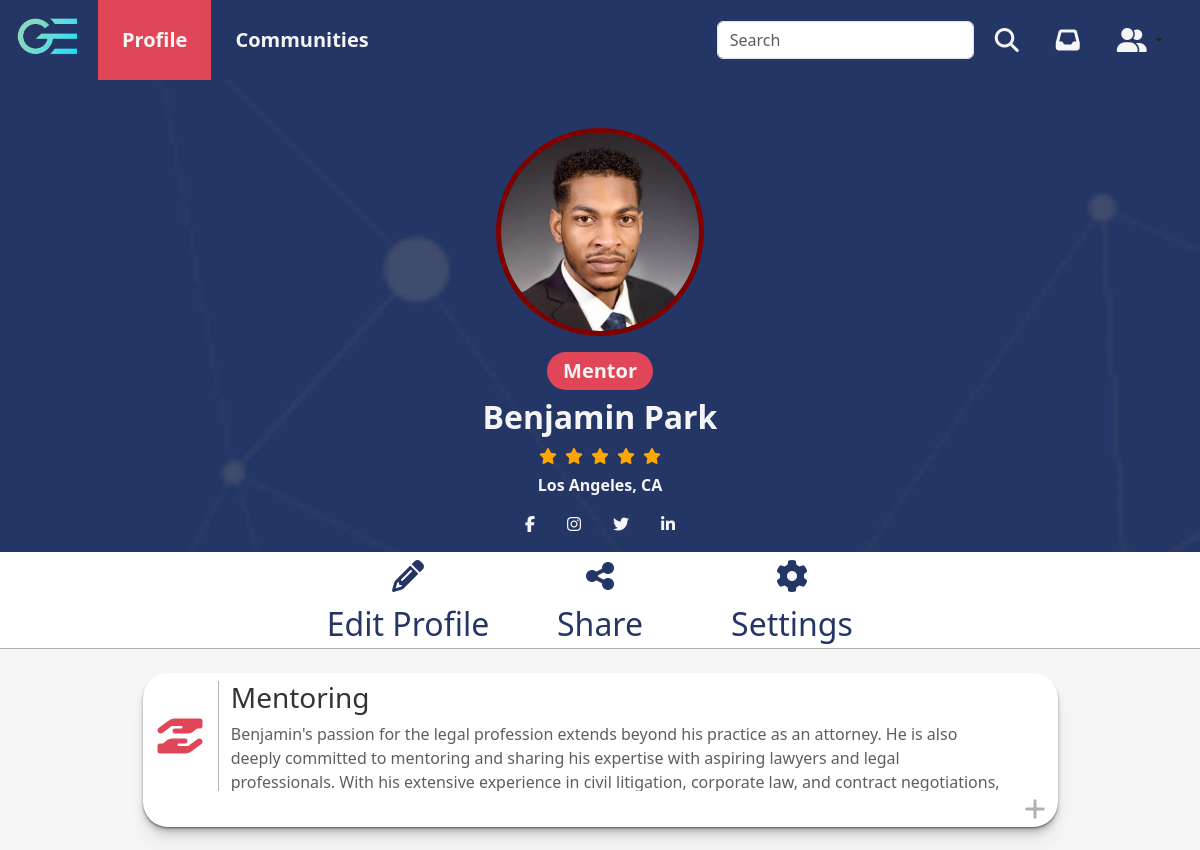
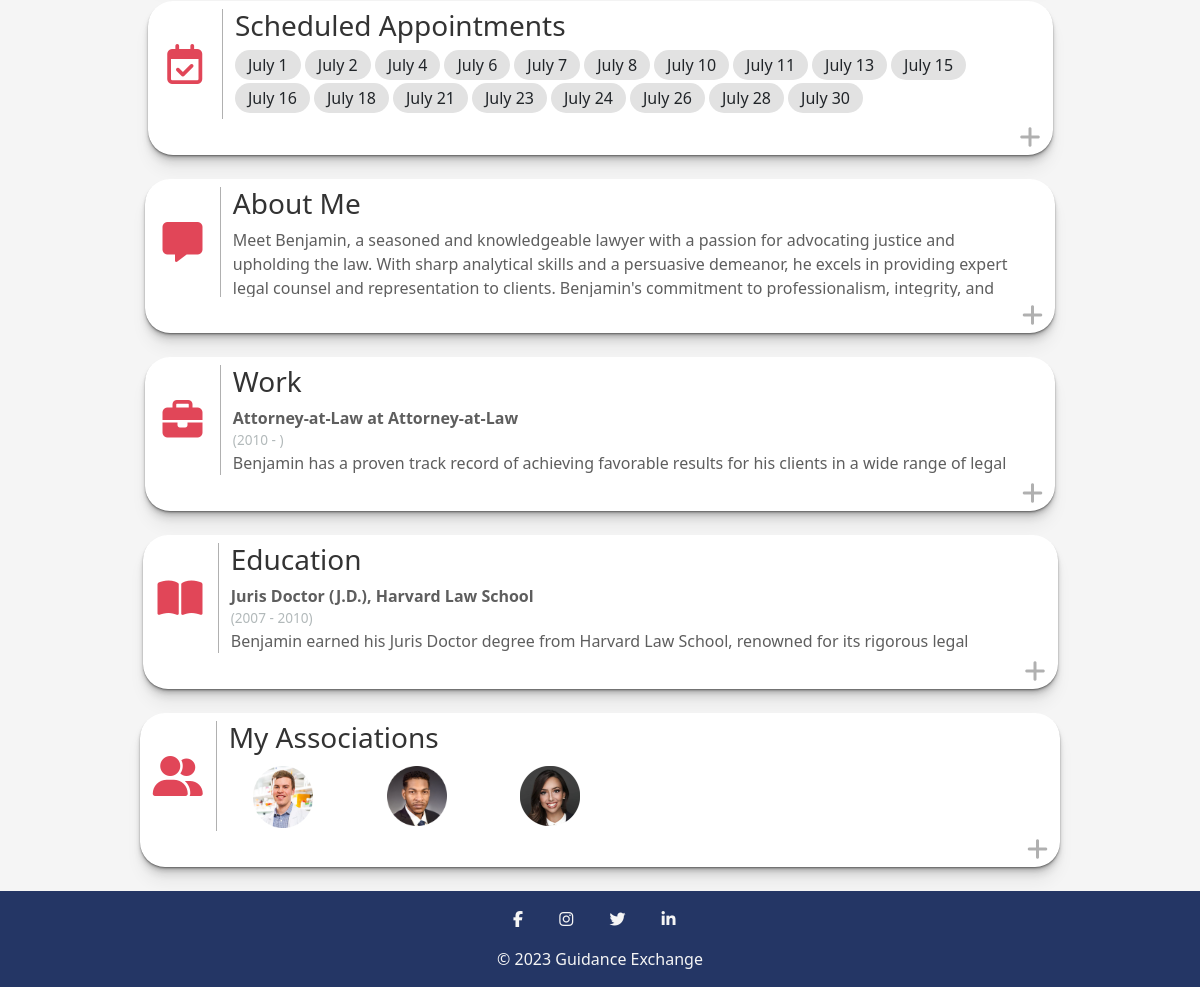
Screenshot of /profile.php?profileID=2 (signed in) with the database file from the repository (2 pictures, top to bottom).
### tables this page shows
CREATE TABLE UserData_t (
  UserID INT(9) NOT NULL,
  FirstName VARCHAR(255) NOT NULL,
  LastName VARCHAR(255) NOT NULL,
  FullName VARCHAR(255) NOT NULL,
  ProfilePicture VARCHAR(255),
  ProfilePictureBorder VARCHAR(255),
  ProfilePictureBackground VARCHAR(255),
  Rating INT(1),
  LocationCity VARCHAR(255),
  LocationState VARCHAR(255),
  Facebook VARCHAR(255),
  Twitter VARCHAR(255),
  Instagram VARCHAR(255),
  LinkedIn VARCHAR(255),
  Mentoring LONGTEXT,
  AboutMe LONGTEXT,
  WorkTitle VARCHAR(255),
  WorkLocation VARCHAR(255),
  WorkStartDate DATE,
  WorkEndDate DATE,
  WorkDescription LONGTEXT,
  EducationDegree VARCHAR(255),
  EducationLocation VARCHAR(255),
  EducationStartDate DATE,
  EducationEndDate DATE,
  EducationDescription LONGTEXT,
  Associations VARCHAR(255),
  CONSTRAINT UserData_t_PK PRIMARY KEY (UserID),
  CONSTRAINT UserData_t_FK1 FOREIGN KEY (UserID) REFERENCES Auth_t(UserID)
);

### profile.php (the view, shortened to what the rows shown need)
<!DOCTYPE html>
<html lang="en">
<head>
  <link href="assets/fontawesome/css/fontawesome.css" rel="stylesheet">
  <link href="assets/fontawesome/css/brands.css" rel="stylesheet">
  <link href="assets/fontawesome/css/solid.css" rel="stylesheet">
  <link href="assets/bootstrap/css/bootstrap.min.css" rel="stylesheet" />
  <link rel="stylesheet" href="css/profile.css" />
  <link rel="stylesheet" href="css/main.css" />
</head>
  <?php
  include('includes/session.inc.php');
  $profileID = $_GET['profileID'];
  ?>
<body>
  <?php
  $sqlAuth = "SELECT * FROM `Auth_t` WHERE `UserID` = $profileID";
  $resultAuth = mysqli_query($con, $sqlAuth);
  while ($auth = mysqli_fetch_assoc($resultAuth)) {
    $mentorStatus = $auth['MentorStatus'];
  }
  $sql = "SELECT * FROM `UserData_t` WHERE `UserID` = $profileID";
  $result = mysqli_query($con, $sql);
  while ($profile = mysqli_fetch_assoc($result)) {
    $firstName = $profile['FirstName'];
    $lastName = $profile['LastName'];
    $profilePicture = $profile['ProfilePicture'];
    $profilePictureBorder = $profile['ProfilePictureBorder'];
    $profilePictureBackground = $profile['ProfilePictureBackground'];
    $rating = $profile['Rating'];
    $city = $profile['LocationCity'];
    $state = $profile['LocationState'];
    $facebook = $profile['Facebook'];
    $twitter = $profile['Twitter'];
    $instagram = $profile['Instagram'];
    $linkedIn = $profile['LinkedIn'];
    $mentoring = $profile['Mentoring'];
    $aboutMe = $profile['AboutMe'];
    $workTitle = $profile['WorkTitle'];
    $workTitleArray = explode(";", $workTitle ?? '');
    $workLocation = $profile['WorkLocation'];
    $workLocationArray = explode(";", $workTitle ?? '');
    $workStartDate = $profile['WorkStartDate'];
    $workStartDateArray = explode(";", $workStartDate ?? '');
    $workEndDate = $profile['WorkEndDate'];
    $workEndDateArray = explode(";", $workEndDate ?? '');
    $workDescription = $profile['WorkDescription'];
    $workDescriptionArray = explode(";", $workDescription ?? '');
    $educationDegree = $profile['EducationDegree'];
    $educationDegreeArray = explode(";", $educationDegree ?? '');
    $educationLocation = $profile['EducationLocation'];
    $educationLocationArray = explode(";", $educationLocation ?? '');
    $educationStartDate = $profile['EducationStartDate'];
    $educationStartDateArray = explode(";", $educationStartDate ?? '');
    $educationEndDate = $profile['EducationEndDate'];
    $educationEndDateArray = explode(";", $educationEndDate ?? '');
    $educationDescription = $profile['EducationDescription'];
    $educationDescriptionArray = explode(";", $educationDescription ?? '');
    $profileAssociations = $profile['Associations'];
    $profileAssociationsArray = explode(";", $profileAssociations ?? '');
  }
  if ($userID == $profileID && $mentorStatus == true) {
    $sqlScheduledAppointments = "SELECT `AppointmentTime`,`SchedulerID` FROM `Appointments_t` WHERE `MentorID` = 1 AND `SchedulerID` IS NOT NULL";
    $resultScheduledAppointments = mysqli_query($con, $sqlScheduledAppointments);
    $scheduledAppointmentsArray = array();
    while ($scheduledAppointments = mysqli_fetch_assoc($resultScheduledAppointments)) {
      $appointmentDateTime = $scheduledAppointments['AppointmentTime'];
      $appointmentDate = explode(" ", $appointmentDateTime)[0];
      $appointmentTime = explode(" ", $appointmentDateTime)[1];
      $scheduledAppointmentsArray[] = array($appointmentDate, $appointmentTime, $scheduledAppointments['SchedulerID']);
    }
    sort($scheduledAppointmentsArray);
  }
  $state_abbreviations = array(
    'AL' => 'Alabama', 'AK' => 'Alaska', 'AZ' => 'Arizona', 'AR' => 'Arkansas', 'CA' => 'California', 'CO' => 'Colorado',
    'CT' => 'Connecticut', 'DE' => 'Delaware', 'FL' => 'Florida', 'GA' => 'Georgia', 'HI' => 'Hawaii', 'ID' => 'Idaho',
    'IL' => 'Illinois', 'IN' => 'Indiana', 'IA' => 'Iowa', 'KS' => 'Kansas', 'KY' => 'Kentucky', 'LA' => 'Louisiana',
    'ME' => 'Maine', 'MD' => 'Maryland', 'MA' => 'Massachusetts', 'MI' => 'Michigan', 'MN' => 'Minnesota', 'MS' => 'Mississippi',
    'MO' => 'Missouri', 'MT' => 'Montana', 'NE' => 'Nebraska', 'NV' => 'Nevada', 'NH' => 'New Hampshire', 'NJ' => 'New Jersey',
    'NM' => 'New Mexico', 'NY' => 'New York', 'NC' => 'North Carolina', 'ND' => 'North Dakota', 'OH' => 'Ohio', 'OK' => 'Oklahoma',
    'OR' => 'Oregon', 'PA' => 'Pennsylvania', 'RI' => 'Rhode Island', 'SC' => 'South Carolina', 'SD' => 'South Dakota', 'TN' => 'Tennessee',
    'TX' => 'Texas', 'UT' => 'Utah', 'VT' => 'Vermont', 'VA' => 'Virginia', 'WA' => 'Washington', 'WV' => 'West Virginia',
    'WI' => 'Wisconsin', 'WY' => 'Wyoming', 'DC' => 'District of Columbia'
  );
  echo '<section class="photo-section pt-5 pb-3" style="background-image: url(&#39;img/' . $profilePictureBackground . '&#39;); background-attachment: fixed; background-size: cover;">';
  echo '<div class="container-fluid flex-column">';
  if ($profilePictureBorder == null) {
    if ($profilePicture == null) {
      echo '<img class="profile-photo mb-3" style="border-color: #008a0e;" src="img/blank-profile-image.png" alt="' . $firstName . ' ' . $lastName . ' Profile Photo">';
    } else {
      echo '<img class="profile-photo mb-3" style="border-color: #008a0e;" src="upload/' . $profilePicture . '" alt="' . $firstName . ' ' . $lastName . ' Profile Photo">';
    }
  } else {
    if ($profilePicture == null) {
      echo '<img class="profile-photo mb-3" style="border-color: #008a0e;" src="img/blank-profile-image.png" alt="' . $firstName . ' ' . $lastName . ' Profile Photo">';
    } else {
      echo '<img class="profile-photo mb-3" style="border-color: ' . $profilePictureBorder . ';" src="upload/' . $profilePicture . '" alt="' . $firstName . ' ' . $lastName . ' Profile Photo">';
    }
  }
  if ($mentorStatus == true) {
    echo '<div class="mentor-tag mb-2">';
    echo '<p class="py-1 px-3 m-0">Mentor</p>';
    echo '</div>';
  }
  echo '<h1 class="profile-name mb-2">' . $firstName . ' ' . $lastName . '</h1>';
  if ($rating != null) {
    echo '<div class="flex-row">';
    for ($x = 1; $x <= $rating; $x++) {
      echo '<i class="fa-solid fa-star filled px-1"></i>';
    }
    echo '</div>';
  }
  if ($city != null) {
    echo '<h2 class="city-name mt-2 mb-3">' . $city;
    if ($state != null) {
      $abbreviation = array_search($state, $state_abbreviations);
      echo ', ' . $abbreviation . '</h2>';
    } else {
      echo '</h2>';
    }
  } elseif ($state != null) {
    echo '<h2 class="city-name mt-2 mb-3">' . $state . '</h2>';
  }
  if ($facebook or $instagram or $twitter or $linkedIn != null) {
    echo '<div class="mb-0">';
    if ($facebook != null) {
      echo '<a href="https://www.facebook.com/' . $facebook . '" class="mx-3"><i class="fa fa-facebook"></i></a>';
    }
    if ($instagram != null) {
      echo '<a href="https://www.instagram.com/' . $instagram . '" class="mx-3"><i class="fa fa-instagram"></i></a>';
    }
    if ($twitter != null) {
      echo '<a href="https://www.twitter.com/' . $twitter . '" class="mx-3"><i class="fa fa-twitter"></i></a>';
    }
    if ($linkedIn != null) {
      echo '<a href="https://www.linkedin.com/in/' . $linkedIn . '" class="mx-3"><i class="fa fa-linkedin"></i></a>';
    }
    echo '</div>';
  }
  echo '</div>';
  echo '</section>';
  if ($userID == $profileID) {
    echo '<section class="profile__buttons-section d-flex justify-content-center">';
    echo '<div class="container text-center row profile__buttons_links">';
    echo '</div>';
    echo '</section>';
  }
  echo '<section class="content-section pt-4">';
  if ($mentoring != null) {
    echo '<div class="container-fluid pb-4">';
    echo '<div class="row align-items-start profile-section pt-2">';
    echo '<div class="col-1 d-flex align-items-center justify-content-center profile-icon">';
    echo '<i class="fa-solid fa-hand-holding-hand"></i>';
    echo '</div>';
    echo '<div class="col-11 profile-wrap">';
    echo '<h3>Mentoring</h3>';
    echo '<p>' . $mentoring . '</p>';
    echo '</div>';
    echo '<div class="col-12 text-end">';
    echo '<div class="open-link">';
    echo '<div class="expand-btn"><i class="fa-solid fa-plus"></i></div>';
    echo '</div></div></div></div>';
  }
  if ($userID == $profileID && $scheduledAppointmentsArray != null) {
    echo '<div class="container-fluid pb-4">';
    echo '<div class="row align-items-start profile-section pt-2">';
    echo '<div class="col-12 text-end">';
    echo '<div class="open-link">';
    echo '</div></div></div></div>';
  }
  if ($aboutMe != null) {
    echo '<div class="container-fluid pb-4">';
    echo '<div class="row align-items-start profile-section pt-2">';
    echo '<div class="col-1 d-flex align-items-center justify-content-center profile-icon">';
    echo '<i class="fa-solid fa-message"></i>';
    echo '</div>';
    echo '<div class="col-11 profile-wrap">';
    echo '<h3>About Me</h3>';
    echo '<p>' . $aboutMe . '</p>';
    echo '</div>';
    echo '<div class="col-12 text-end">';
    echo '<div class="open-link">';
    echo '<div class="expand-btn"><i class="fa-solid fa-plus"></i></div>';
    echo '</div></div></div></div>';
  }
  if ($workLocation != null) {
    echo '<div class="container-fluid pb-4">';
    echo '<div class="row align-items-start profile-section pt-2">';
    echo '<div class="col-11 profile-wrap">';
    echo '<h3>Work</h3>';
    foreach ($workLocationArray as $location) {
      $wl = 0;
      echo '<p class="mb-0"><strong>' . $workTitleArray[$wl] . ' at ' . $location . '</strong></p>';
      if ($workEndDateArray[$wl] != null) {
        echo '<p class="profile-date mb-0">(' . date_format(date_create($workStartDateArray[$wl]), "Y") . ' - ' . date_format(date_create($workEndDateArray[$wl]), "Y") . ')</p>';
      } else {
        echo '<p class="profile-date mb-0">(' . date_format(date_create($workStartDateArray[$wl]), "Y") . ' - )</p>';
      }
      echo '<p>' . $workDescriptionArray[$wl] . '</p>';
    }
    echo '</div>';
    echo '<div class="col-12 text-end">';
    echo '<div class="open-link">';
    echo '</div></div></div></div>';
  }
  if ($educationLocation != null) {
    echo '<div class="container-fluid pb-4">';
    echo '<div class="row align-items-start profile-section pt-2">';
    echo '<div class="col-11 profile-wrap">';
    echo '<h3>Education</h3>';
    foreach ($educationLocationArray as $location) {
      $el = 0;
      echo '<p class="mb-0"><strong>' . $educationDegreeArray[$el] . ', ' . $location . '</strong></p>';
      if ($educationEndDateArray[$el] != null) {
        echo '<p class="profile-date mb-0">(' . date_format(date_create($educationStartDateArray[$el]), "Y") . ' - ' . date_format(date_create($educationEndDateArray[$el]), "Y") . ')</p>';
      } else {
        echo '<p class="profile-date mb-0">(' . date_format(date_create($educationStartDateArray[$el]), "Y") . ' - )</p>';
      }
      echo '<p>' . $educationDescriptionArray[$el] . '</p>';
    }
    echo '</div>';
    echo '<div class="col-12 text-end">';
    echo '<div class="open-link">';
    echo '</div></div></div></div>';
  }
  if ($profileAssociations != null) {
    echo '<div class="container-fluid pb-4">';
    echo '<div class="row align-items-start profile-section pt-2">';
    echo '<div class="col-11 profile-wrap">';
    echo '<div class="row pt-1">';
    include('includes/connect.inc.php');
    foreach ($profileAssociationsArray as $value) {
      $associationSql = "SELECT `FirstName`,`LastName`,`ProfilePicture` FROM `userdata_t` WHERE `UserID`=$value";
      $associationResult = mysqli_query($con, $associationSql);
      while ($profileAssociation = mysqli_fetch_assoc($associationResult)) {
        $associationFirstName = $profileAssociation['FirstName'];
        $associationLastName = $profileAssociation['LastName'];
        $associationProfilePicture = $profileAssociation['ProfilePicture'];
      }
      echo '<div class="col-2 d-flex align-items center justify-content-center">';
      echo '<a href="profile.php?profileID=' . $value . '"><img class="association-photo" src="upload/' . $associationProfilePicture . '" alt="' . $associationFirstName . ' ' . $associationLastName . ' Profile Photo"></a>';
      echo '</div>';
    }
    echo '</div>';
    echo '</div>';
    echo '<div class="col-12 text-end">';
    echo '<div class="open-link">';
    echo '</div></div></div></div>';
  }
  echo '</section>';
  ?>
</body>
</html>

### rows the page displays
userdata_t: ProfilePictureBackground (picture), ProfilePicture (picture), FirstName "Benjamin", LastName "Park", Rating 5 (drawn), LocationCity "Los Angeles", LocationState "CA", Mentoring "Benjamin's passion for the legal profession extends beyond his practice as an attorney. He is also deeply committed to mentoring and sharing his expertise with aspiring lawyers and legal professionals. With his extensive experience in civil litigation, corporate law, and contract negotiations,…", AboutMe "Meet Benjamin, a seasoned and knowledgeable lawyer with a passion for advocating justice and upholding the law. With sharp analytical skills and a persuasive demeanor, he excels in providing expert legal counsel and representation to clients. Benjamin's commitment to professionalism, integrity, and…", WorkTitle "Attorney-at-Law", WorkStartDate "2010", WorkDescription "Benjamin has a proven track record of achieving favorable results for his clients in a wide range of legal…", EducationDegree "Juris Doctor (J.D.)", EducationLocation "Harvard Law School", EducationStartDate "2007", EducationEndDate "2010", EducationDescription "Benjamin earned his Juris Doctor degree from Harvard Law School, renowned for its rigorous legal…"
userdata_t: ProfilePicture (picture)
userdata_t: ProfilePicture (picture)

### other values shown
date('F j', strtotime($date)) "July 1"
date('F j', strtotime($date)) "July 2"
date('F j', strtotime($date)) "July 4"
date('F j', strtotime($date)) "July 6"
date('F j', strtotime($date)) "July 7"
date('F j', strtotime($date)) "July 8"
date('F j', strtotime($date)) "July 10"
date('F j', strtotime($date)) "July 11"
date('F j', strtotime($date)) "July 13"
date('F j', strtotime($date)) "July 15"
date('F j', strtotime($date)) "July 16"
date('F j', strtotime($date)) "July 18"
date('F j', strtotime($date)) "July 21"
date('F j', strtotime($date)) "July 23"
date('F j', strtotime($date)) "July 24"
